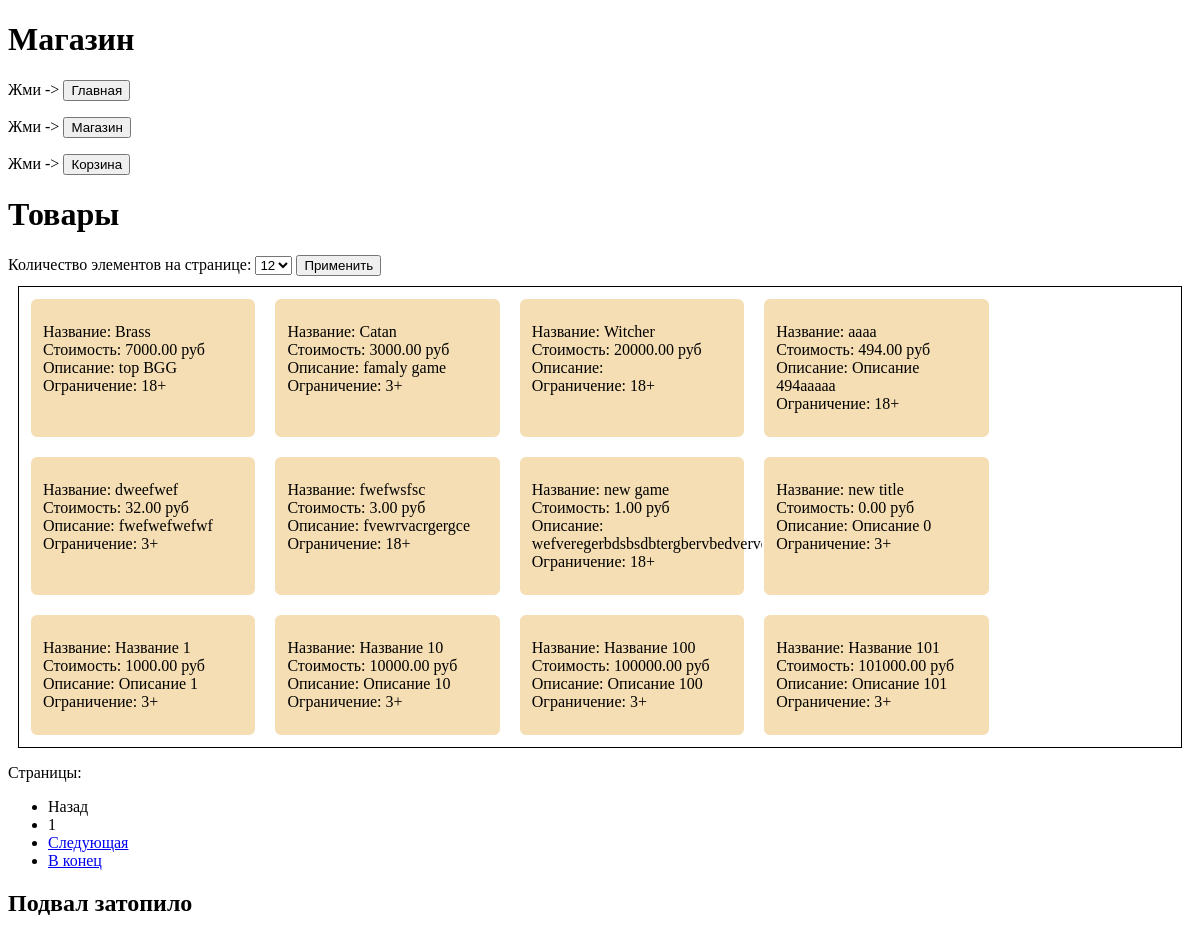
The app's page /shop/ with its own data.
### task1/models.py (models this page shows, shortened)
class Game(models.Model):
    class Meta:
        verbose_name = "Список игр"
        ordering = ['-cost']
    objects = Manager()
    title = models.CharField(max_length=100)
    cost = models.DecimalField(decimal_places=2, max_digits=10)
    size = models.DecimalField(max_digits=10, decimal_places=2)
    description = models.TextField(max_length=1000)
    age_limited = models.BooleanField(default=False)
    buyer = models.ManyToManyField(Buyer, related_name='games', blank=True)

### task1/views.py (the view)
# urls.py: path('shop/', views.Shop.as_view()),
class Shop(TemplateView):
    template_name = 'shop.html'
    def get_context_data(self, **kwargs):
        games = Game.objects.all().order_by('title')
        kol_product = self.request.GET.get('kol_product')
        if not kol_product:
            kol_product = 12
        page_number = self.request.GET.get('page')
        paginator = Paginator(games, kol_product)
        page_games = paginator.get_page(page_number)
        context = super(Shop, self).get_context_data(**kwargs)
        context['games'] = games
        context['title'] = 'Магазин'
        context['page_games'] = page_games
        context['kol_product'] = kol_product
        return context

### templates/shop.html (shortened to what this page needs)
{% extends "menu.html" %}
{% block pagename %}
    <h1> {{ title }} </h1>
{% endblock %}
{% block menu %}
    {{ block.super }}
{% endblock %}
{% block content %}
  <h1> Товары </h1>
  <form action="" method="get">
    <label for="kol_product">Количество элементов на странице:</label>
    <select name="kol_product">
      <option value="12">12</option>
    </select>
    <input type="submit" value="Применить">
  </form>
  <div class="product">
    {% for game in page_games %}
      <div class="item">
        <div>Название: {{game.title}}</div>
        <div>Стоимость: {{game.cost}} руб</div>
        <div>Описание: {{game.description}}</div>
        {% if game.age_limited %}
          <div>Ограничение: 18+</div>
        {% else %}
          <div>Ограничение: 3+</div>
        {% endif %}
      </div>
    {% endfor %}
  </div>
  <div class="pagination">
    <p>Страницы:</p>
    <ul>
      {% if page_games.has_previous %}
        <li><a href="?page=1&kol_product={{ kol_product }}">В начало</a></li>
        <li>{{ page_games.number }}</li>
        <li><a href="?page={{ page_games.previous_page_number }}&kol_product={{ kol_product }}">Назад</a></li>
      {% else %}
        <li>Назад</li>
        <li>{{ page_games.number }}</li>
      {% endif %}
      {% if page_games.has_next %}
        <li><a href="?page={{ page_games.next_page_number }}&kol_product={{ kol_product }}">Следующая</a></li>
        <li><a href="?page={{ page_games.paginator.num_pages }}&kol_product={{ kol_product }}">В конец</a></li>
      {% endif %}
    </ul>
  </div>
{% endblock %}
{% block footer %}
  <h2>Подвал затопило</h2>
{% endblock %}

### templates/menu.html (shortened to what this page needs)
<!DOCTYPE html>
<html lang="en">
<head>
</head>
<body>
    <header>
        {% block pagename %}
        {% endblock %}
    </header>
    <main>
        {% block menu %}
        <p> Жми -> <button onclick="document.location='/main/'"> Главная </button> </p>
        <p> Жми -> <button onclick="document.location='/shop/'"> Магазин </button> </p>
        <p> Жми -> <button onclick="document.location='/basket/'"> Корзина </button> </p>
        {% endblock %}
    </main>
    <main>
        {% block content %}
        {% endblock %}
    </main>
    <footer>
        {% block footer %}{% endblock %}
    </footer>
</body>
</html>

### templates/shop.html (style rules this page uses)
div { color: black; text-align: left; }
.product { border: 1px solid black; padding: 10px; margin: 10px; min-width: 200px; display: flex; flex-wrap: wrap; gap: 16px; }
.item { box-sizing: border-box; border: solid 2px #f44e46; background-color: #F5DEB3; color: #fff; padding: 24px 12px; text-align: center; border-radius: 8px; border: solid #fff 2px; flex: 1; flex-grow: 1; flex-basis: 20%; max-width: 20%; justify-content: space-evenly; }

### records on screen
Game: title "Brass", cost "7000.00", description "top BGG", age_limited "Ограничение: 18+"
Game: title "Catan", cost "3000.00", description "famaly game", age_limited "Ограничение: 3+"
Game: title "Witcher", cost "20000.00", age_limited "Ограничение: 18+"
Game: title "aaaa", cost "494.00", description "Описание 494aaaaa", age_limited "Ограничение: 18+"
Game: title "dweefwef", cost "32.00", description "fwefwefwefwf", age_limited "Ограничение: 3+"
Game: title "fwefwsfsc", cost "3.00", description "fvewrvacrgergce", age_limited "Ограничение: 18+"
Game: title "new game", cost "1.00", description "wefveregerbdsbsdbtergbervbedververve", age_limited "Ограничение: 18+"
Game: title "new title", cost "0.00", description "Описание 0", age_limited "Ограничение: 3+"
Game: title "Название 1", cost "1000.00", description "Описание 1", age_limited "Ограничение: 3+"
Game: title "Название 10", cost "10000.00", description "Описание 10", age_limited "Ограничение: 3+"
Game: title "Название 100", cost "100000.00", description "Описание 100", age_limited "Ограничение: 3+"
Game: title "Название 101", cost "101000.00", description "Описание 101", age_limited "Ограничение: 3+"

### other values on screen
{{ title }} "Магазин"
{{ page_games.number }} "1"
